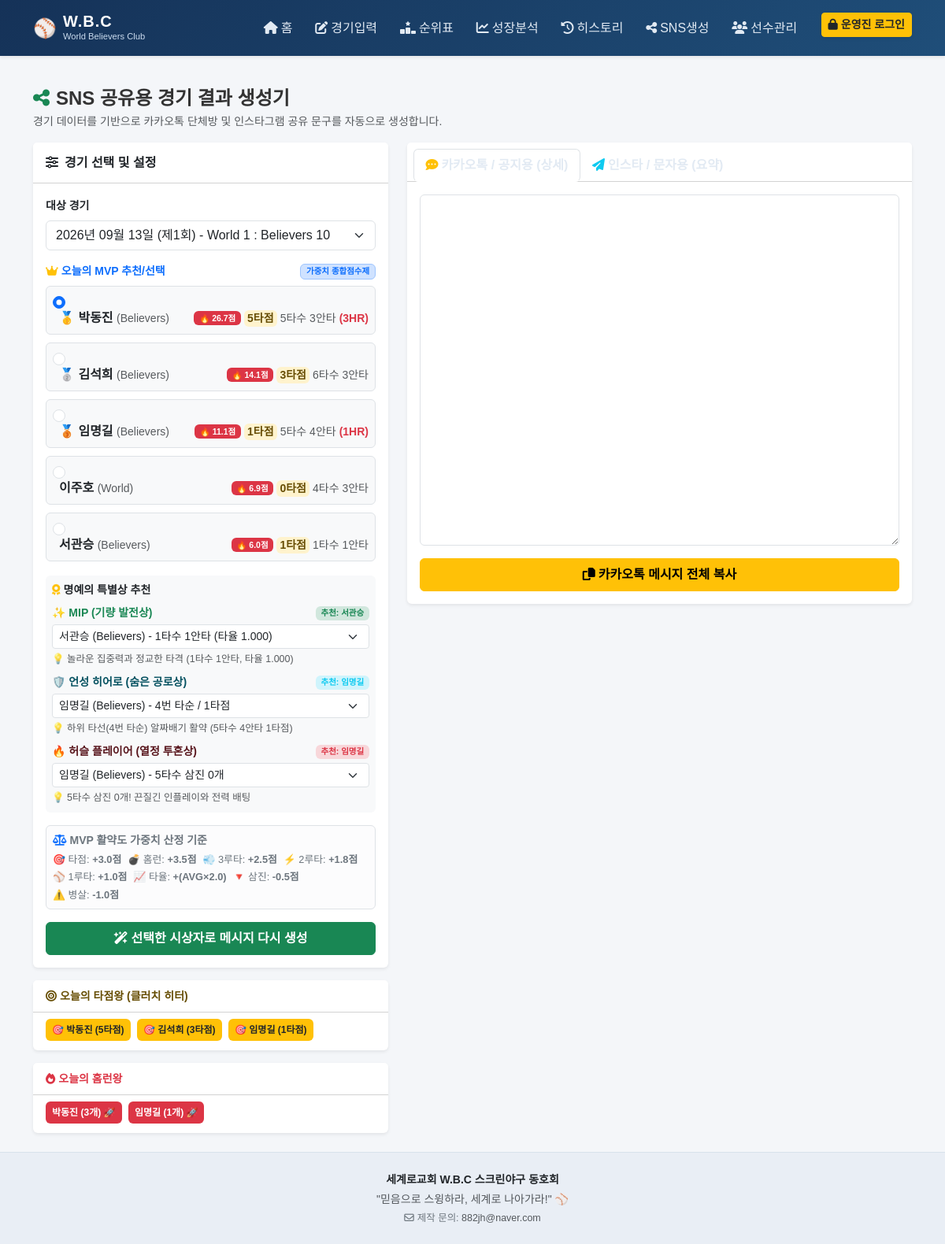
Page /sns on the committed database.
### tables this page shows
CREATE TABLE batting_records (
            id          INTEGER PRIMARY KEY AUTOINCREMENT,
            game_id     INTEGER NOT NULL,
            player_id   INTEGER NOT NULL,
            team        TEXT NOT NULL,
            batting_order INTEGER DEFAULT 0,
            inn1  TEXT, inn2  TEXT, inn3  TEXT, inn4  TEXT, inn5  TEXT,
            inn6  TEXT, inn7  TEXT, inn8  TEXT, inn9  TEXT,
            inn10 TEXT, inn11 TEXT, inn12 TEXT, inn13 TEXT,
            ab        INTEGER DEFAULT 0,
            hits      INTEGER DEFAULT 0,
            singles   INTEGER DEFAULT 0,
            doubles   INTEGER DEFAULT 0,
            triples   INTEGER DEFAULT 0,
            hr        INTEGER DEFAULT 0,
            rbi       INTEGER DEFAULT 0,
            bb        INTEGER DEFAULT 0,
            k         INTEGER DEFAULT 0,
            out_count INTEGER DEFAULT 0,
            dp        INTEGER DEFAULT 0,
            avg REAL DEFAULT 0.0,
            slg REAL DEFAULT 0.0,
            obp REAL DEFAULT 0.0,
            FOREIGN KEY (game_id)   REFERENCES games(id)   ON DELETE CASCADE,
            FOREIGN KEY (player_id) REFERENCES players(id)
        );

CREATE TABLE players (
            id        INTEGER PRIMARY KEY AUTOINCREMENT,
            name      TEXT NOT NULL,
            team      TEXT NOT NULL,
            is_active INTEGER DEFAULT 1,
            created_at TEXT DEFAULT (datetime('now','localtime'))
        );

### app.py (the view)
@app.route('/sns')
@app.route('/sns/<int:gid>')
def sns_page(gid=None):
    conn = get_db()
    games = conn.execute('SELECT * FROM games ORDER BY game_date DESC LIMIT 30').fetchall()
    sel = None; recs = []; mvp_cands = []; hr_list = []; rbi_list = []; awards = {}
    if not gid and games:
        gid = games[0]['id']
    if gid:
        sel = conn.execute('SELECT * FROM games WHERE id=?',(gid,)).fetchone()
        raw_recs = conn.execute('''
            SELECT p.name,p.team,br.ab,br.hits,br.singles,br.doubles,
                   br.triples,br.hr,br.rbi,br.avg,br.slg,br.k,br.dp,br.batting_order
            FROM batting_records br JOIN players p ON p.id=br.player_id
            WHERE br.game_id=? ORDER BY br.rbi DESC, br.hits DESC, br.avg DESC
        ''',(gid,)).fetchall()
        recs = []
        for r in raw_recs:
            rd = dict(r)
            rd['mvp_pts'] = calc_mvp_points(r)
            recs.append(rd)
        mvp_cands = sorted([r for r in recs if r['ab'] > 0], key=lambda x: x['mvp_pts'], reverse=True)[:5]
        hr_list   = sorted([r for r in recs if r['hr'] > 0], key=lambda x: -x['hr'])
        rbi_list  = sorted([r for r in recs if r['rbi'] > 0], key=lambda x: -x['rbi'])
        awards    = calc_game_awards(gid)
    conn.close()
    return render_template('sns.html',
        games=games, sel=sel, records=recs,
        mvp_cands=mvp_cands, hr_list=hr_list, rbi_list=rbi_list,
        awards=awards, gid=gid, fmt_date=fmt_date)

### app.py (called while the page is built)
@app.context_processor
def inject_auth():
    return {
        'is_admin': session.get('is_admin', False),
        'fmt_rate': fmt_rate
    }

def get_db():
    conn = sqlite3.connect(DB_PATH, timeout=10.0)
    conn.row_factory = sqlite3.Row
    conn.execute('PRAGMA foreign_keys = ON')
    conn.execute('PRAGMA journal_mode = WAL')
    conn.execute('PRAGMA busy_timeout = 5000')
    return conn

def fmt_date(d):
    try:
        dt = datetime.strptime(str(d),'%Y-%m-%d')
        return f"{dt.year}년 {dt.month:02d}월 {dt.day:02d}일"
    except:
        return str(d)

def calc_mvp_points(r):
    if not r or r['ab'] <= 0:
        return 0.0
    singles = r['singles'] if 'singles' in r.keys() else max(0, r['hits'] - (r['doubles'] or 0) - (r['triples'] or 0) - (r['hr'] or 0))
    doubles = r['doubles'] or 0
    triples = r['triples'] or 0
    hr = r['hr'] or 0
    rbi = r['rbi'] or 0
    avg = r['avg'] or 0.0
    k = r['k'] if 'k' in r.keys() else 0
    dp = r['dp'] if 'dp' in r.keys() else 0
    pts = (rbi * 3.0) + (hr * 3.5) + (triples * 2.5) + (doubles * 1.8) + (singles * 1.0) + (avg * 2.0) - (k * 0.5) - (dp * 1.0)
    return round(max(0.0, pts), 1)

### templates/sns.html (shortened to what this page needs)
{% extends 'base.html' %}
{% block content %}
<div class="mb-3">
    <h4 class="fw-bold mb-1"><i class="fa-solid fa-share-nodes text-success me-2"></i>SNS 공유용 경기 결과 생성기</h4>
    <p class="text-muted small">경기 데이터를 기반으로 카카오톡 단체방 및 인스타그램 공유 문구를 자동으로 생성합니다.</p>
</div>
<div class="row g-4">
    <div class="col-lg-5">
        <div class="card shadow-sm border-0 mb-3">
            <div class="card-header bg-white py-3">
                <h6 class="fw-bold mb-0"><i class="fa-solid fa-sliders me-2"></i>경기 선택 및 설정</h6>
            </div>
            <div class="card-body">
                <div class="mb-3">
                    <label class="form-label fw-bold small">대상 경기</label>
                    <select class="form-select" id="gameSelect" onchange="location.href='/sns/' + this.value">
                        {% for g in games %}
                        <option value="{{ g.id }}" {% if sel and sel.id == g.id %}selected{% endif %}>
                            {{ fmt_date(g.game_date) }} (제{{ g.game_number or '?' }}회) - World {{ g.world_score or 0 }} : Believers {{ g.believers_score or 0 }}
                        </option>
                        {% endfor %}
                    </select>
                </div>
                {% if sel %}
                <div class="mb-3">
                    <label class="form-label fw-bold small text-primary d-flex justify-content-between align-items-center">
                        <span><i class="fa-solid fa-crown me-1 text-warning"></i>오늘의 MVP 추천/선택</span>
                        <span class="badge bg-primary-subtle text-primary border border-primary-subtle">가중치 종합점수제</span>
                    </label>
                    <div class="d-flex flex-column gap-2">
                        {% for cand in mvp_cands %}
                        <div class="form-check p-2 rounded border bg-light">
                            <input class="form-check-input ms-0 me-2" type="radio" name="mvpRadio" id="mvp_{{ loop.index }}" value="{{ cand.name }}" {% if loop.first %}checked{% endif %}>
                            <label class="form-check-label d-flex justify-content-between align-items-center w-100 ps-2" for="mvp_{{ loop.index }}">
                                <span>
                                    {% if loop.first %}🥇 {% elif loop.index == 2 %}🥈 {% elif loop.index == 3 %}🥉 {% endif %}
                                    <strong>{{ cand.name }}</strong> <small class="text-muted">({{ cand.team }})</small>
                                </span>
                                <span class="small d-flex align-items-center gap-1">
                                    <span class="badge bg-danger text-white">🔥 {{ cand.mvp_pts }}점</span>
                                    <strong class="text-warning-emphasis bg-warning-subtle px-1 rounded">{{ cand.rbi or 0 }}타점</strong>
                                    <span class="text-muted">{{ cand.ab }}타수 {{ cand.hits }}안타</span>
                                    {% if cand.hr > 0 %}<span class="text-danger fw-bold">({{ cand.hr }}HR)</span>{% endif %}
                                </span>
                            </label>
                        </div>
                        {% endfor %}
                    </div>
                </div>
                <div class="card border-0 bg-light p-2 mb-3 rounded">
                    <div class="fw-bold small text-dark mb-2">
                        <i class="fa-solid fa-award text-warning me-1"></i>명예의 특별상 추천
                    </div>
                    <div class="mb-2">
                        <label class="form-label small fw-bold text-success mb-1 d-flex justify-content-between align-items-center">
                            <span>✨ MIP (기량 발전상)</span>
                            {% if awards and awards.mip %}<span class="badge bg-success-subtle text-success">추천: {{ awards.mip.name }}</span>{% endif %}
                        </label>
                        <select class="form-select form-select-sm" id="mipSelect">
                            {% for r in records %}
                            <option value="{{ r.name }}" {% if awards and awards.mip and awards.mip.name == r.name %}selected{% endif %}>
                                {{ r.name }} ({{ r.team }}) - {{ r.ab }}타수 {{ r.hits }}안타 (타율 {{ '%0.3f'|format(r.avg) }})
                            </option>
                            {% endfor %}
                        </select>
                        {% if awards and awards.mip_reason %}
                        <small class="text-muted" style="font-size: 0.78rem;">💡 {{ awards.mip_reason }}</small>
                        {% endif %}
                    </div>
                    <div class="mb-2">
                        <label class="form-label small fw-bold text-info-emphasis mb-1 d-flex justify-content-between align-items-center">
                            <span>🛡️ 언성 히어로 (숨은 공로상)</span>
                            {% if awards and awards.unsung %}<span class="badge bg-info-subtle text-info">추천: {{ awards.unsung.name }}</span>{% endif %}
                        </label>
                        <select class="form-select form-select-sm" id="unsungSelect">
                            {% for r in records %}
                            <option value="{{ r.name }}" {% if awards and awards.unsung and awards.unsung.name == r.name %}selected{% endif %}>
                                {{ r.name }} ({{ r.team }}) - {{ r.batting_order }}번 타순 / {{ r.rbi }}타점
                            </option>
                            {% endfor %}
                        </select>
                        {% if awards and awards.unsung_reason %}
                        <small class="text-muted" style="font-size: 0.78rem;">💡 {{ awards.unsung_reason }}</small>
                        {% endif %}
                    </div>
                    <div>
                        <label class="form-label small fw-bold text-danger-emphasis mb-1 d-flex justify-content-between align-items-center">
                            <span>🔥 허슬 플레이어 (열정 투혼상)</span>
                            {% if awards and awards.hustle %}<span class="badge bg-danger-subtle text-danger">추천: {{ awards.hustle.name }}</span>{% endif %}
                        </label>
                        <select class="form-select form-select-sm" id="hustleSelect">
                            {% for r in records %}
                            <option value="{{ r.name }}" {% if awards and awards.hustle and awards.hustle.name == r.name %}selected{% endif %}>
                                {{ r.name }} ({{ r.team }}) - {{ r.ab }}타수 삼진 {{ r.k }}개
                            </option>
                            {% endfor %}
                        </select>
                        {% if awards and awards.hustle_reason %}
                        <small class="text-muted" style="font-size: 0.78rem;">💡 {{ awards.hustle_reason }}</small>
                        {% endif %}
                    </div>
                </div>
                <div class="alert alert-light border small p-2 mb-3 text-secondary">
                    <div class="fw-bold mb-1"><i class="fa-solid fa-scale-balanced me-1 text-primary"></i>MVP 활약도 가중치 산정 기준</div>
                    <div class="d-flex flex-wrap gap-x-2 gap-y-1" style="font-size: 0.8rem; row-gap: 3px; column-gap: 8px;">
                        <span>🎯 타점: <strong>+3.0점</strong></span>
                        <span>💣 홈런: <strong>+3.5점</strong></span>
                        <span>💨 3루타: <strong>+2.5점</strong></span>
                        <span>⚡ 2루타: <strong>+1.8점</strong></span>
                        <span>⚾ 1루타: <strong>+1.0점</strong></span>
                        <span>📈 타율: <strong>+(AVG×2.0)</strong></span>
                        <span>🔻 삼진: <strong>-0.5점</strong></span>
                        <span>⚠️ 병살: <strong>-1.0점</strong></span>
                    </div>
                </div>
                <button type="button" class="btn btn-success w-100 py-2 fw-bold" onclick="generateSns()">
                    <i class="fa-solid fa-wand-magic-sparkles me-1"></i>선택한 시상자로 메시지 다시 생성
                </button>
                {% endif %}
            </div>
        </div>
        {% if rbi_list %}
        <div class="card shadow-sm border-0 mb-3">
            <div class="card-header bg-white py-2">
                <span class="fw-bold text-warning-emphasis small"><i class="fa-solid fa-bullseye me-1"></i>오늘의 타점왕 (클러치 히터)</span>
            </div>
            <div class="card-body py-2">
                {% for r in rbi_list[:3] %}
                <span class="badge bg-warning text-dark p-2 me-1 mb-1">
                    🎯 {{ r.name }} ({{ r.rbi }}타점)
                </span>
                {% endfor %}
            </div>
        </div>
        {% endif %}
        {% if hr_list %}
        <div class="card shadow-sm border-0">
            <div class="card-header bg-white py-2">
                <span class="fw-bold text-danger small"><i class="fa-solid fa-fire me-1"></i>오늘의 홈런왕</span>
            </div>
            <div class="card-body py-2">
                {% for h in hr_list %}
                <span class="badge bg-danger p-2 me-1 mb-1">
                    {{ h.name }} ({{ h.hr }}개) 🚀
                </span>
                {% endfor %}
            </div>
        </div>
        {% endif %}
    </div>
    <div class="col-lg-7">
        <div class="card shadow-sm border-0">
            <div class="card-header bg-white py-2">
                <ul class="nav nav-tabs card-header-tabs" id="snsTabs" role="tablist">
                    <li class="nav-item">
                        <button class="nav-link active fw-bold" id="long-tab" data-bs-toggle="tab" data-bs-target="#longContent">
                            <i class="fa-solid fa-comment-dots text-warning me-1"></i>카카오톡 / 공지용 (상세)
                        </button>
                    </li>
                    <li class="nav-item">
                        <button class="nav-link fw-bold" id="short-tab" data-bs-toggle="tab" data-bs-target="#shortContent">
                            <i class="fa-solid fa-paper-plane text-info me-1"></i>인스타 / 문자용 (요약)
                        </button>
                    </li>
                </ul>
            </div>
            <div class="card-body">
                <div class="tab-content" id="snsTabContent">
                    <div class="tab-pane fade show active" id="longContent">
                        <textarea class="form-control font-monospace mb-3" id="longText" rows="20" readonly style="font-size: 0.9rem; line-height: 1.5;"></textarea>
                        <button class="btn btn-warning w-100 fw-bold py-2" onclick="copyText('longText')">
                            <i class="fa-solid fa-copy me-1"></i>카카오톡 메시지 전체 복사
                        </button>
                    </div>
                </div>
            </div>
        </div>
    </div>
</div>
{% endblock %}

### static/css/style.css (style rules this page uses)
body { font-family: 'Noto Sans KR', sans-serif; background-color: #f4f6f9; color: #333; min-height: 100vh; display: flex; flex-direction: column; }
.nav-link { color: #e2eaf3 !important; padding: 0.5rem 0.9rem !important; border-radius: 6px; transition: all 0.2s; }

### rows in the picture
batting_records: name "박동진", team "Believers", mvp_pts "26.7", rbi "5", ab "5", hits "3", hr "3"
batting_records: name "김석희", team "Believers", mvp_pts "14.1", rbi "3", ab "6", hits "3"
batting_records: name "임명길", team "Believers", mvp_pts "11.1", rbi "1", ab "5", hits "4", hr "1"
batting_records: name "이주호", team "World", mvp_pts "6.9", rbi "0", ab "4", hits "3"
batting_records: name "서관승", team "Believers", mvp_pts "6.0", rbi "1", ab "1", hits "1"
players: mip.name "서관승", name "서관승 (Believers) - 1타수 1안타 (타율 1.000)"
players: unsung.name "임명길", name "임명길 (Believers) - 4번 타순 / 1타점", hustle.name "임명길", name "임명길 (Believers) - 5타수 삼진 0개"

### other values in the picture
{{ awards.mip_reason }} "놀라운 집중력과 정교한 타격 (1타수 1안타, 타율 1.000)"
{{ awards.unsung_reason }} "하위 타선(4번 타순) 알짜배기 활약 (5타수 4안타 1타점)"
{{ awards.hustle_reason }} "5타수 삼진 0개! 끈질긴 인플레이와 전력 배팅"
form field value "2026년 09월 13일 (제1회) - World 1 : Believers 10"
